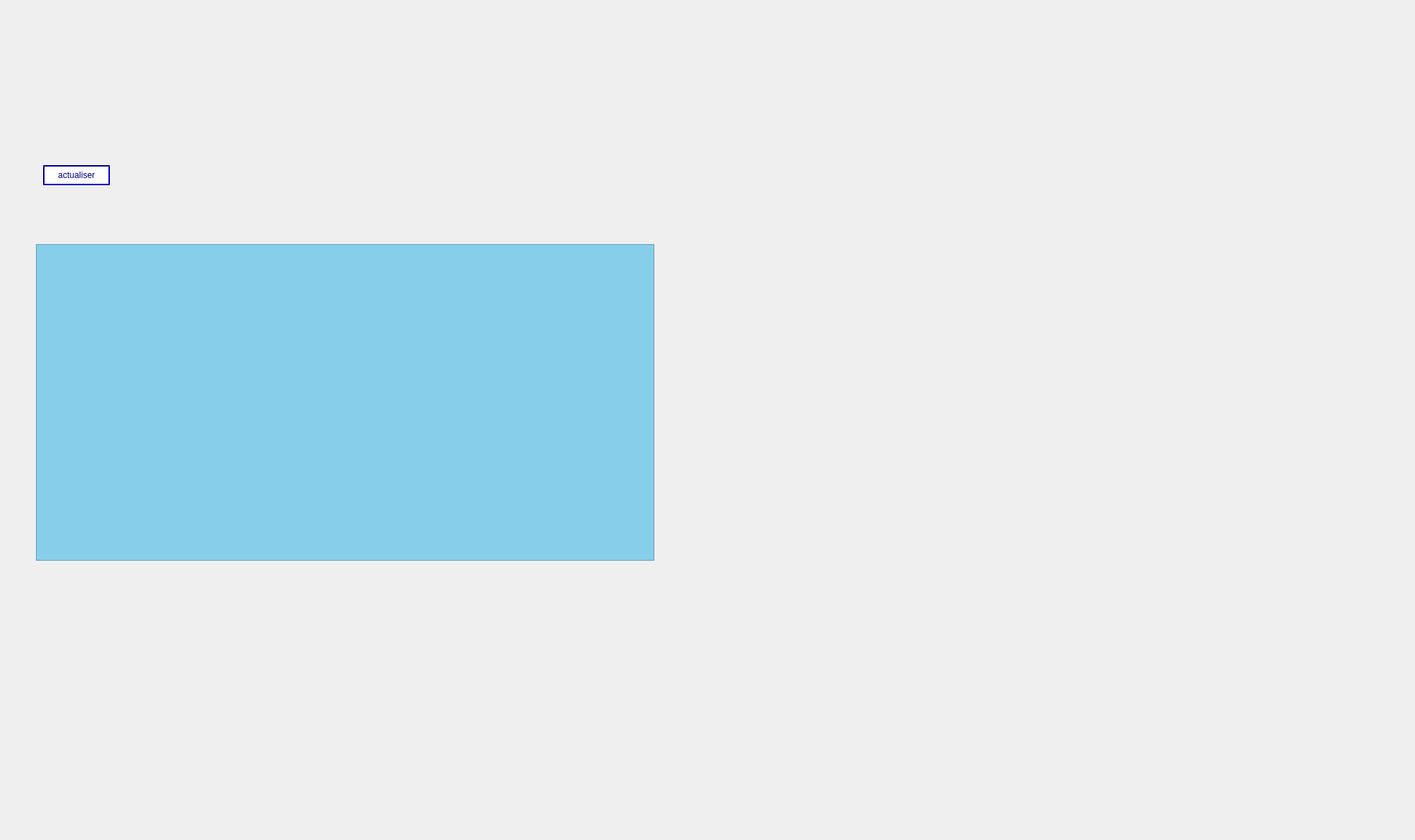
      <widget class="QWidget" name="tab_7">
       <attribute name="title">
        <string>Statistiques</string>
       </attribute>
       <widget class="QLabel" name="label_20">
        <property name="geometry">
         <rect>
          <x>0</x>
          <y>0</y>
          <width>1961</width>
          <height>1161</height>
         </rect>
        </property>
        <property name="text">
         <string/>
        </property>
        <property name="pixmap">
         <pixmap>../Desktop/2A/Projet_C++/smart.jpg</pixmap>
        </property>
       </widget>
       <widget class="QTableView" name="tableStat">
        <property name="geometry">
         <rect>
          <x>50</x>
          <y>340</y>
          <width>861</width>
          <height>441</height>
         </rect>
        </property>
        <property name="styleSheet">
         <string notr="true">background-color:skyblue;</string>
        </property>
       </widget>
       <widget class="QPushButton" name="pushButtonActualiserStat">
        <property name="geometry">
         <rect>
          <x>60</x>
          <y>230</y>
          <width>93</width>
          <height>28</height>
         </rect>
        </property>
        <property name="styleSheet">
         <string notr="true">color:darkblue ;
border-color:darkblue ;
border-style:solid;
border-width:2px;
background:white;
border-style: inset;</string>
        </property>
        <property name="text">
         <string>actualiser</string>
        </property>
       </widget>
      </widget>
